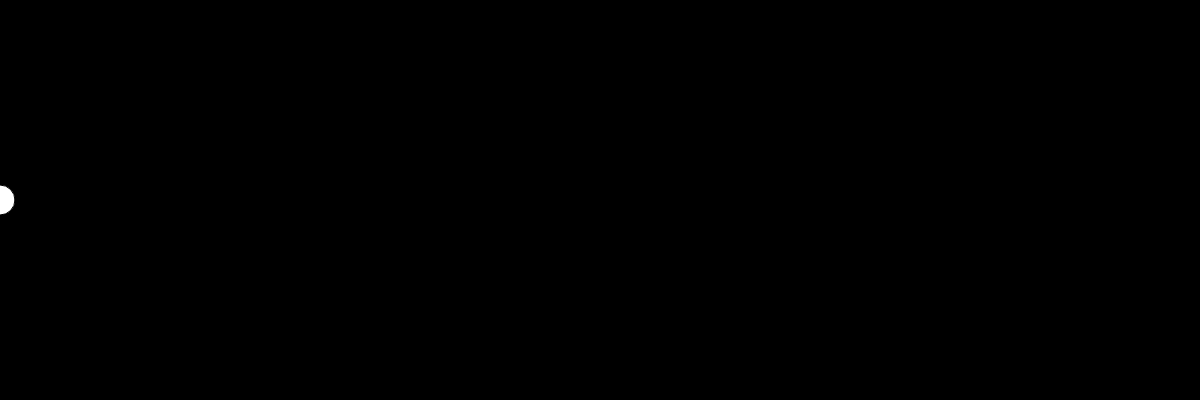
Frame 1 (no input)
Frame 60 (no input): identical to frame 1, image omitted
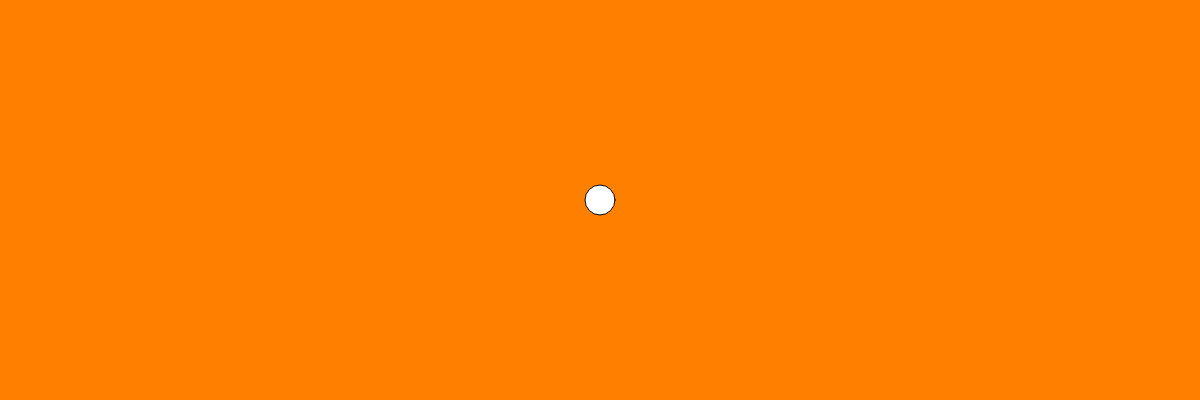
Frame 120 (the mouse pressed at the canvas centre since frame 60)

The p5.js sketch that drew these frames (run headless with seeded random() and noise() and a simulated clock; from frame 60 on, the mouse is pressed at the canvas centre):

// p5.js sketch
// ── sketch.js

var r = 0;
var g = 0;
var b = 0;

// INITIALIZE ALL YOUR VARIABLES
// Ideally you would create 3 variables. red blue green or r, g, b


function setup(){

  createCanvas(1200,400);
}


function draw(){
  r = map(mouseX,0,400,0,255);
  g = map(mouseX,400,800,0,255);
  b = map(mouseX,800,1200,0,255);
  background(r,g,b);
  fill(255);
  ellipse(mouseX,200,30,30);
  // change the value of Red based on the mouse movement about the X axis
  // change the value of Green based on the mouse movement about the X axis
  // change the value of Blue based on the mouse movement about the X axis

  // Use the map() function to do so. 

  // Pass the values to the background() function you have learnt previously.

  // Create an ellipse that will move around with you mouse about the X axis.
  // Remember to fill the canvas with white paint before creating the ellipse.
}
